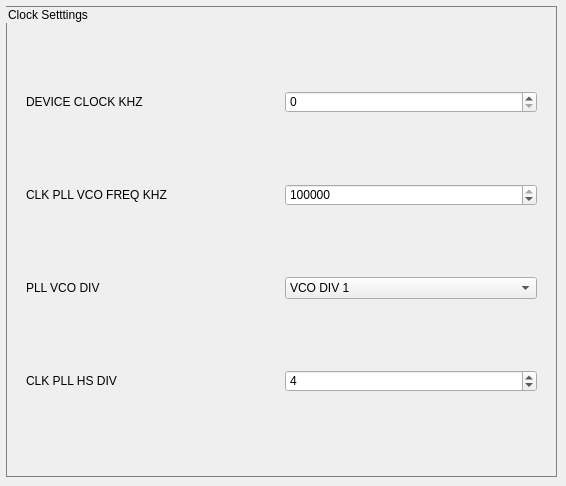
         <widget class="QWidget" name="tab">
          <attribute name="title">
           <string>CLK Settings</string>
          </attribute>
          <widget class="QGroupBox" name="groupBox">
           <property name="geometry">
            <rect>
             <x>6</x>
             <y>6</y>
             <width>551</width>
             <height>471</height>
            </rect>
           </property>
           <property name="styleSheet">
            <string notr="true">QGroupBox{
border:1px solid gray;
padding:10%;
}</string>
           </property>
           <property name="title">
            <string>Clock Setttings</string>
           </property>
           <layout class="QVBoxLayout" name="verticalLayout">
            <item>
             <layout class="QHBoxLayout" name="horizontalLayout">
              <item>
               <widget class="QLabel" name="label">
                <property name="text">
                 <string>DEVICE CLOCK KHZ</string>
                </property>
               </widget>
              </item>
              <item>
               <widget class="QSpinBox" name="clk_settings_txt_device_clock">
                <property name="minimum">
                 <number>0</number>
                </property>
                <property name="maximum">
                 <number>999999999</number>
                </property>
                <property name="value">
                 <number>0</number>
                </property>
               </widget>
              </item>
             </layout>
            </item>
            <item>
             <layout class="QHBoxLayout" name="horizontalLayout_2">
              <item>
               <widget class="QLabel" name="label_2">
                <property name="text">
                 <string>CLK PLL VCO FREQ KHZ</string>
                </property>
               </widget>
              </item>
              <item>
               <widget class="QSpinBox" name="clk_settings_txt_clk_pll_vco_freq">
                <property name="maximum">
                 <number>999999999</number>
                </property>
                <property name="value">
                 <number>6000000</number>
                </property>
               </widget>
              </item>
             </layout>
            </item>
            <item>
             <layout class="QHBoxLayout" name="horizontalLayout_3">
              <item>
               <widget class="QLabel" name="label_4">
                <property name="text">
                 <string>PLL VCO DIV</string>
                </property>
               </widget>
              </item>
              <item>
               <widget class="QComboBox" name="clk_settings_cmb_pll_vco_div">
                <item>
                 <property name="text">
                  <string>VCO DIV 1</string>
                 </property>
                </item>
                <item>
                 <property name="text">
                  <string>VCO DIV 1.5</string>
                 </property>
                </item>
                <item>
                 <property name="text">
                  <string>VCO DIV 2</string>
                 </property>
                </item>
                <item>
                 <property name="text">
                  <string>VCO DIV 3</string>
                 </property>
                </item>
               </widget>
              </item>
             </layout>
            </item>
            <item>
             <layout class="QHBoxLayout" name="horizontalLayout_4">
              <item>
               <widget class="QLabel" name="label_3">
                <property name="text">
                 <string>CLK PLL HS DIV</string>
                </property>
               </widget>
              </item>
              <item>
               <widget class="QSpinBox" name="clk_settings_txt_clk_pll_hs_div">
                <property name="maximum">
                 <number>999999999</number>
                </property>
                <property name="value">
                 <number>4</number>
                </property>
               </widget>
              </item>
             </layout>
            </item>
           </layout>
          </widget>
         </widget>
